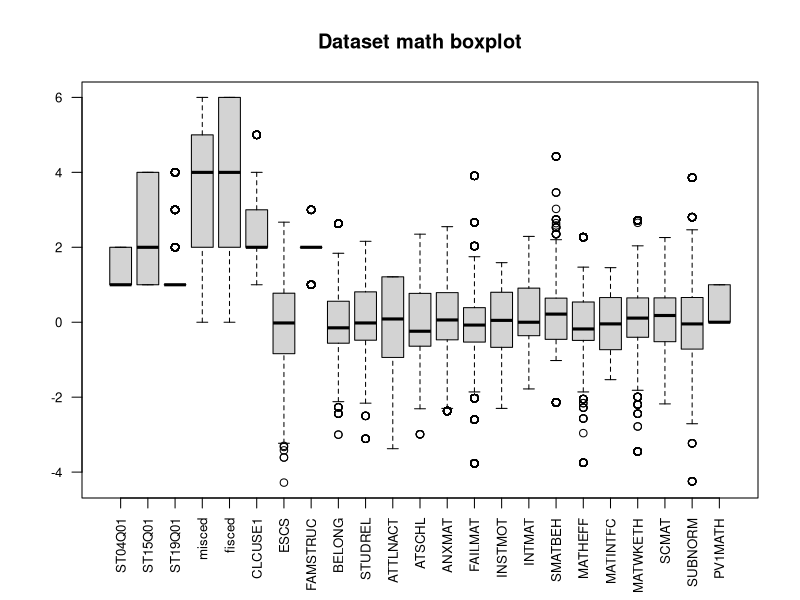
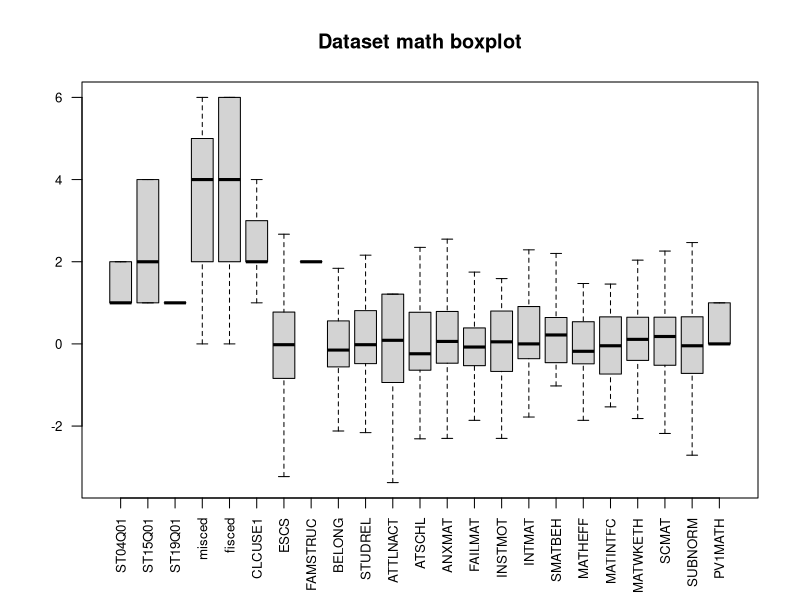
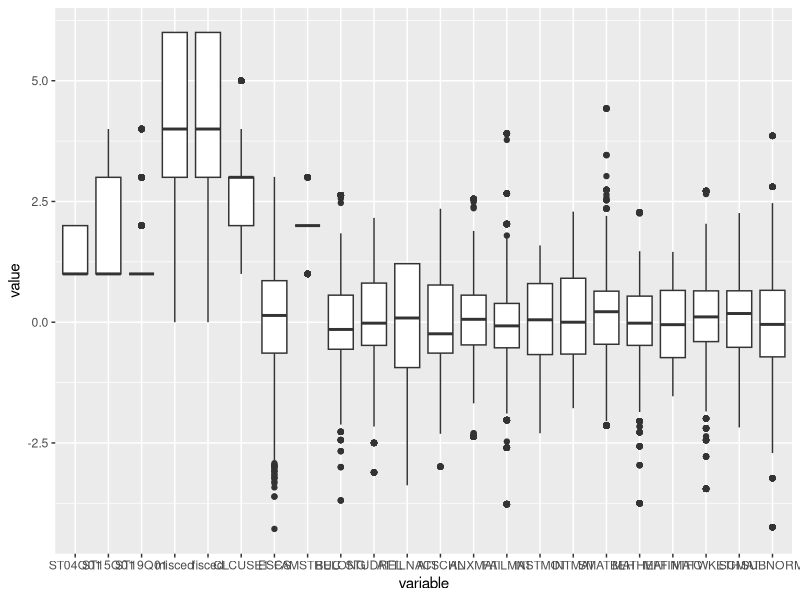
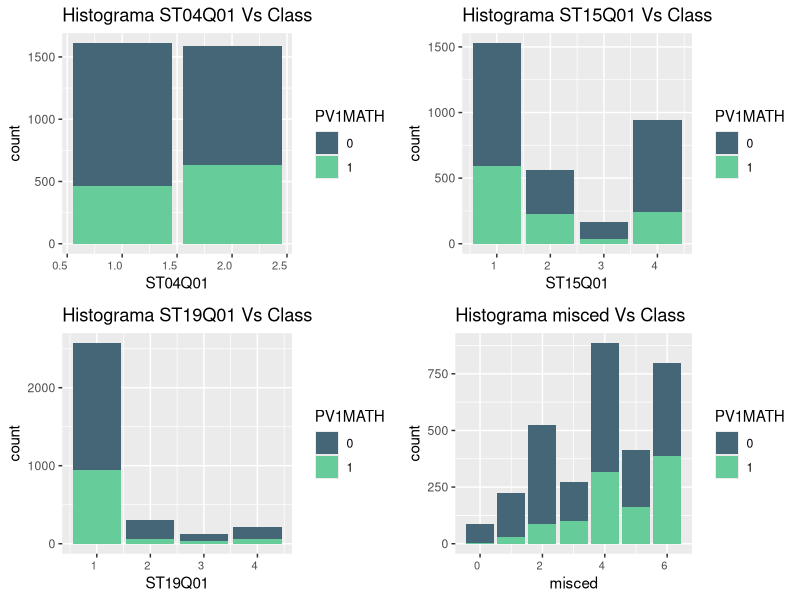
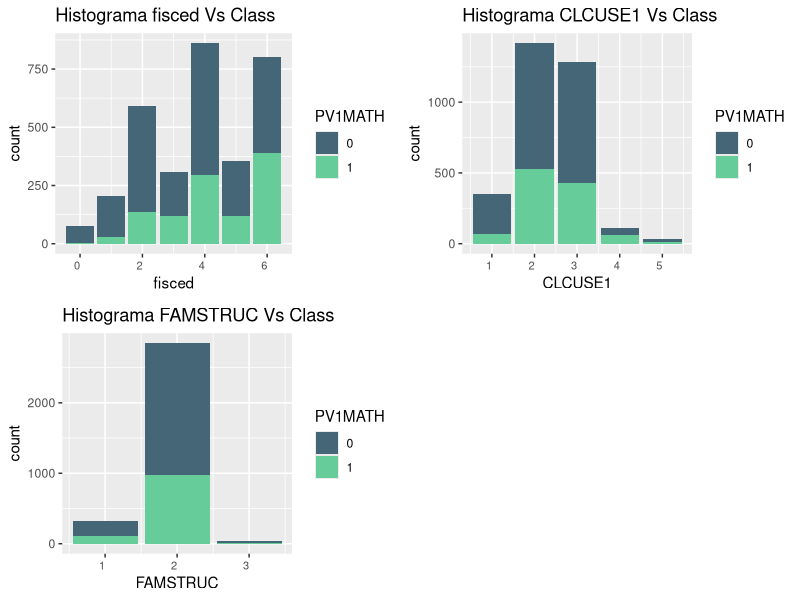
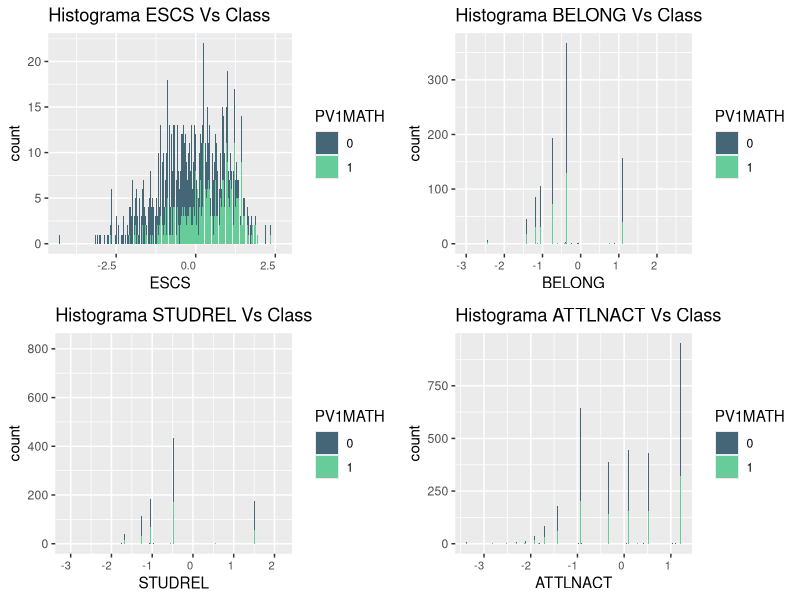
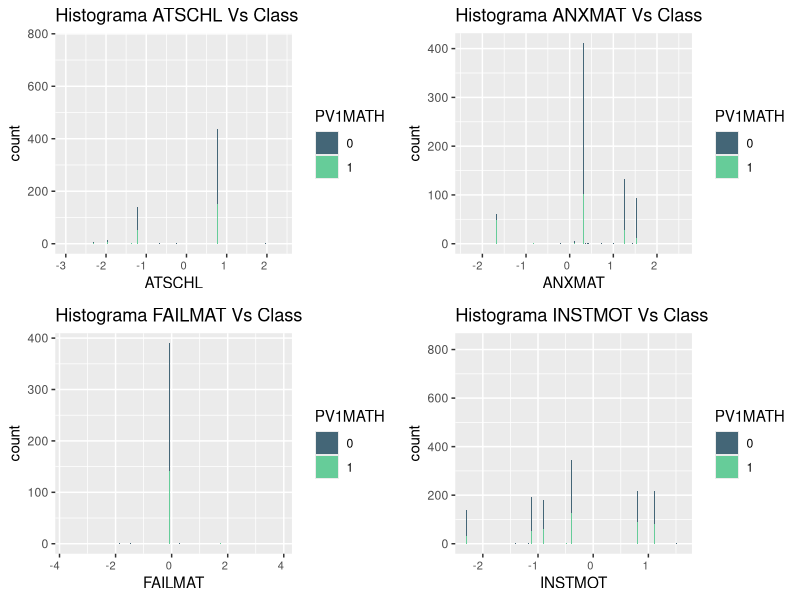
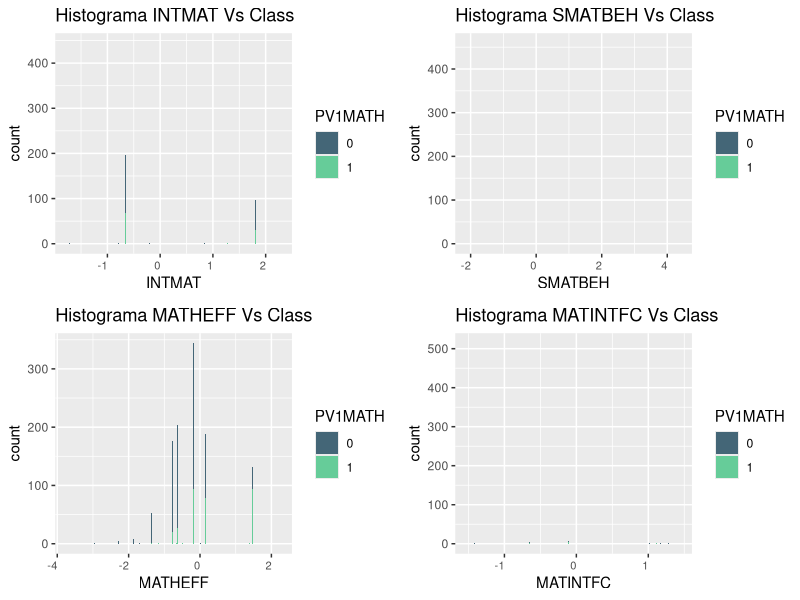

Recreate these plots in R, in order. (Note: this script raises an error after producing the figures.)
#data reading
math.tra = read.csv2("data/pv1math-tra.csv", sep=";", dec=",", quote="\"", encoding='utf-8')
math.tst = read.csv2("data/pv1math-tst.csv", sep=";", dec=",", quote="\"", encoding='utf-8')


#general information
dim(math.tra);  dim(math.tst)
summary(math.tra)
head(math.tra, n=5)     #show first row values
str(math.tra)


#Calcule number of NAs (missing values) to each feature
#     dataset - the full dataset
#     return a number list of NAs with the same features order in the dataset
numNA = function(dataset){
  cat('Number of NAs by feature')
  sapply(1:dim(dataset)[2], function(x){
    cat(labels(dataset)[[2]][x], sum(which(is.na(dataset[,x]))), '\n')
    return( sum(which(is.na(dataset[,x]))) )
  } )
}
#_______________________________


#Boxplot  TERMINARRRRRRR********************///////////////***************************------------------
boxplot(math.tra, main="Dataset math boxplot", las=2, cex.axis=0.8)
boxplot(math.tra, main="Dataset math boxplot", las=2, cex.axis=0.8, outline=F)

#Add mark to test and combine all data
#separar instancias del train cambiarle los nombres a todas las variables y si eso ordenarlas
math.tra.0 = math.tra[which(math.tra$PV1MATH==0),]
math.tra.1 = math.tra[which(math.tra$PV1MATH==1),]

test = cbind(math.tst, PV1MATH=rep(2, dim(math.tst)[1]))
fullData = rbind(math.tra, test)

require(ggplot2)
require(reshape)
fullDataPlane <- melt(fullData, id.var = "PV1MATH")
ggplot(data=fullDataPlane, aes(x=variable, y=value)) +
  geom_boxplot(aes(fill=PV1MATH))
#_______________________________


#Study class PV1MATH
table(math.tra$PV1MATH)     #table labels
table(math.tra$PV1MATH)[[1]]/table(math.tra$PV1MATH)[[2]]
#_______________________________


#Calcule percentage to each label
#     feature - whatever feature from a dataset, specifically categoric features
ClassPercentages = function(feature){
  labels = unique(feature)
  cat('Percentages from labels:', labels, '\n')
  sapply(labels, function(x) sum( feature == x ) / length(feature))
}
ClassPercentages(math.tra$PV1MATH)    #percentage labels from class
#_______________________________

#Visualize feature distributuions
require(ggplot2)
require(gridExtra)
math.tra$PV1MATH = as.factor(math.tra$PV1MATH)

#Histogram from integer variables
plotFeatureVsClass = function(x) {
  ggplot(data = math.tra) + ggtitle(paste("Histograma", names(math.tra)[x], "Vs Class")) +
    geom_bar(mapping = aes(x=math.tra[,x], fill=PV1MATH)) +
    scale_fill_manual(values=c("#446677", "#66CC99")) +
    theme(axis.text.x = element_text(hjust = 1, size=8)) + 
    xlab(names(math.tra[x]))
}
#4x4 hist features with class color
#Integer features
grid.arrange(plotFeatureVsClass(1), plotFeatureVsClass(2), plotFeatureVsClass(3), plotFeatureVsClass(4), nrow=2, ncol=2)
grid.arrange(plotFeatureVsClass(5), plotFeatureVsClass(6), plotFeatureVsClass(8), nrow=2, ncol=2)
#Decimal features
grid.arrange(plotFeatureVsClass(7), plotFeatureVsClass(9), plotFeatureVsClass(10), plotFeatureVsClass(11), nrow=2, ncol=2)
grid.arrange(plotFeatureVsClass(12), plotFeatureVsClass(13), plotFeatureVsClass(14), plotFeatureVsClass(15), nrow=2, ncol=2)
grid.arrange(plotFeatureVsClass(16), plotFeatureVsClass(17), plotFeatureVsClass(18), plotFeatureVsClass(19), nrow=2, ncol=2)
grid.arrange(plotFeatureVsClass(20), plotFeatureVsClass(21), plotFeatureVsClass(22), nrow=2, ncol=2)
#_______________________________


#Plot from decimal variables
cor(math.tra)   #look for a feature correlated with class for good visualizatoin

plotXY = function(ft1, ft2, dataset){
  ggplot(data=dataset) + 
    geom_point(mapping = aes(x=dataset[,ft1], y=dataset[,ft2], color=dataset[ ,dim(dataset)[2]] )) +
    xlab(paste(names(dataset)[ft1])) +
    ylab(paste(names(dataset)[ft2])) #+
    #theme(legend.position = "none")
}
grid.arrange(plotXY(7, 18, math.tra), plotXY(9, 18, math.tra), plotXY(10, 18, math.tra), plotXY(11, 18, math.tra), 
             nrow=2, ncol=2)
grid.arrange(plotXY(12, 18, math.tra), plotXY(13, 18, math.tra), plotXY(14, 18, math.tra), plotXY(15, 18, math.tra), 
             nrow=2, ncol=2)
grid.arrange(plotXY(16, 18, math.tra), plotXY(17, 18, math.tra), plotXY(19, 18, math.tra), plotXY(20, 18, math.tra), 
             nrow=2, ncol=2)
grid.arrange(plotXY(21, 18, math.tra), plotXY(22, 18, math.tra), nrow=2, ncol=2)
#_______________________________
